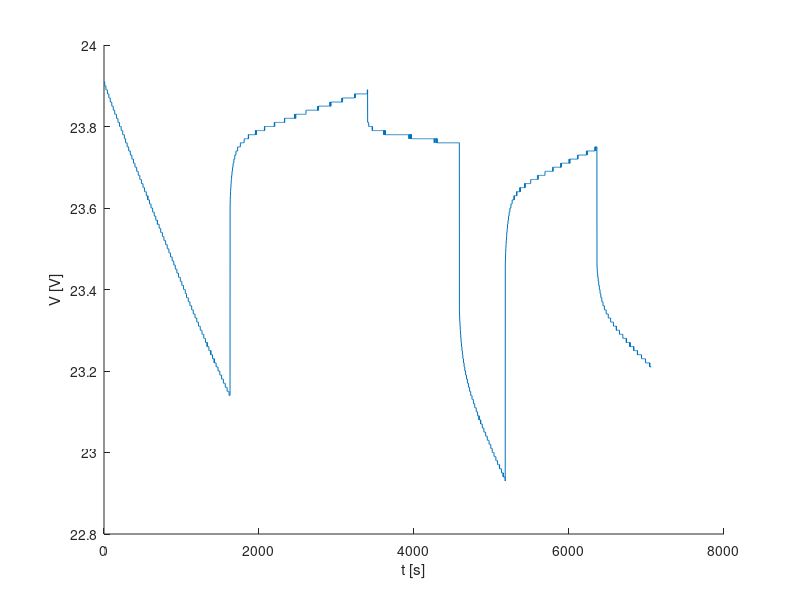
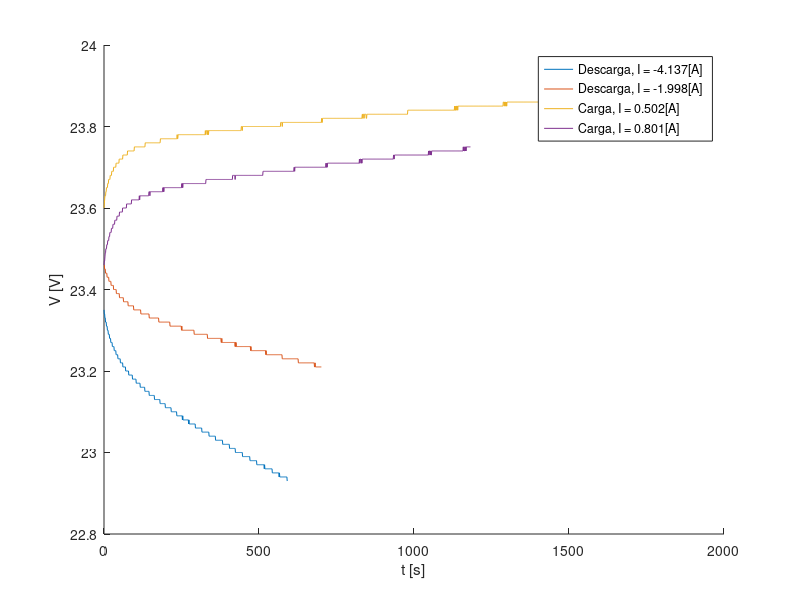

These figures' MATLAB source, in order: (Note: this script raises an error after producing the figures.)
clc
clear
close all

%% LOAD DATA

load('Data/Bateria_Dinamica_Experimental.mat')


figure()
    hold on
    plot(Data.V)
    xlabel('t [s]')
    ylabel('V [V]')
    
    
%% SEPARAR CURVAS A ESTUDIAR

% Curvas de descarga
curva(1).Tipo = 'Descarga';
curva(1).V = Data.V(4586:5177);
curva(1).t = Data.t(4586:5177) - Data.t(4586);
curva(1).I = Data.I(4586);
curva(1).difI = Data.I(4586) - Data.I(4585);
curva(2).Tipo = 'Descarga';
curva(2).V = Data.V(6361:end);
curva(2).t = Data.t(6361:end) - Data.t(6361);
curva(2).I = Data.I(6361);
curva(2).difI = Data.I(6361) - Data.I(6360);

% Curvas de carga
curva(3).Tipo = 'Carga';
curva(3).V = Data.V(1627:3401);
curva(3).t = Data.t(1627:3401) - Data.t(1627);
curva(3).I = Data.I(1627);
curva(3).difI = Data.I(1627) - Data.I(1626);
curva(4).Tipo = 'Carga';
curva(4).V = Data.V(5178:6360);
curva(4).t = Data.t(5178:6360) - Data.t(5178);
curva(4).I = Data.I(6360);
curva(4).difI = Data.I(5178) - Data.I(5177);

% Representacion todas curvas
figure()
    hold on
    for c = 1:length(curva)
        plot(curva(c).t, curva(c).V, ...
            'DisplayName', [curva(c).Tipo ', I = ' num2str(curva(c).I) '[A]'])
    end
    legend('Location', 'Best')
    xlabel('t [s]')
    ylabel('V [V]')
    
    
    
%% PARTE LINEAL

close all

for c = 1:length(curva)
    
    % Filtrado
    [envHigh, envLow] = envelope(flip(curva(c).V),20,'peak');
    curva(c).filt = flip((envHigh+envLow)/2);
    envHigh = flip(envHigh);
    envLow = flip(envLow);
    
    % Sacar la recta que ajusta al tramo lineal    
    lin_end = length(curva(c).V);
    lin_start = round(lin_end*.6);
    
    p = polyfit(curva(c).t(lin_start:lin_end), ...
                curva(c).filt(lin_start:lin_end),1);
            
    curva(c).p = p;
    curva(c).recta = polyval(p,curva(c).t);
    
    % Plot curves
    figure()
        hold on
        plot(curva(c).t, curva(c).V, 'LineWidth', 1.25, 'DisplayName', ['V'])
        plot(curva(c).t, envHigh, 'LineWidth', 1.25, 'DisplayName', ['Envelope H'])
        plot(curva(c).t, envLow, 'LineWidth', 1.25, 'DisplayName', ['Envelope L'])
        plot(curva(c).t, curva(c).filt, 'LineWidth', 1.25, 'DisplayName', ['Fit'])
        plot(curva(c).t, curva(c).recta, 'LineWidth', 1.25, 'DisplayName', ['Recta'])
        grid on; box on
        legend('Location', 'Best')
        title([curva(c).Tipo ', I = ' num2str(curva(c).I) ' [A]'])
end



%% LIMITE LINEAL

close all

for c = 1:length(curva)
    
    % Restar la recta
    curva(c).exp = curva(c).V - curva(c).recta;
        
    % Filtrado resta
    [envHigh, envLow] = envelope(curva(c).exp,20,'peak');
    curva(c).final = (envHigh+envLow)/2;
    
    % Plot curves
    figure()
        hold on
        plot(curva(c).t,  curva(c).exp, ...
                    'DisplayName', [curva(c).Tipo ', I = ' num2str(curva(c).I) ' [A]'])
        title([curva(c).Tipo ', I = ' num2str(curva(c).I) ' [A]'])
        plot(curva(c).t,  curva(c).final, ...
                    'DisplayName', [curva(c).Tipo ', I = ' num2str(curva(c).I) ' [A]'])
        title([curva(c).Tipo ', I = ' num2str(curva(c).I) ' [A]'])
        grid on; box on

end


%% OBTENCION PARAMETROS

figure()
    title('Curvas adimensionalizadas')
    hold on

for c = 1:length(curva)
    
    % Ecuacion en t0
    curva(c).R1 = -curva(c).final(1)/curva(c).difI;
    curva(c).adim = abs( curva(c).final/( curva(c).R1*curva(c).difI ) );
    
    [~, idx] = min( abs( curva(c).adim - exp(-1)) );
    curva(c).tc = curva(c).t(idx);
    
    % Puto condensador
    curva(c).C1 = curva(c).tc/curva(c).R1;
    
    curva(c).DV = -curva(c).difI*curva(c).R1*exp( -curva(c).t/( curva(c).R1*curva(c).C1 ) );
    
    plot(abs(curva(c).adim), ...
                    'DisplayName', [curva(c).Tipo ', I = ' num2str(curva(c).I) ' [A]'])
        title([curva(c).Tipo ', I = ' num2str(curva(c).I) ' [A]'])

end
legend()


figure()
    title('COmparacion con modelo')
    hold on
for c = 1:length(curva)
        plot(curva(c).t, curva(c).final, 'LineWidth', 1.25, 'DisplayName', ['Datos'])
        plot(curva(c).t, curva(c).DV, 'LineWidth', 1.25, 'DisplayName', ['Modelo'])
end
    grid on; box on
    legend('Location', 'Best')

    
%% RESULTADOS

R1 = mean([curva(:).R1]);
C1 = mean([curva(:).C1]);